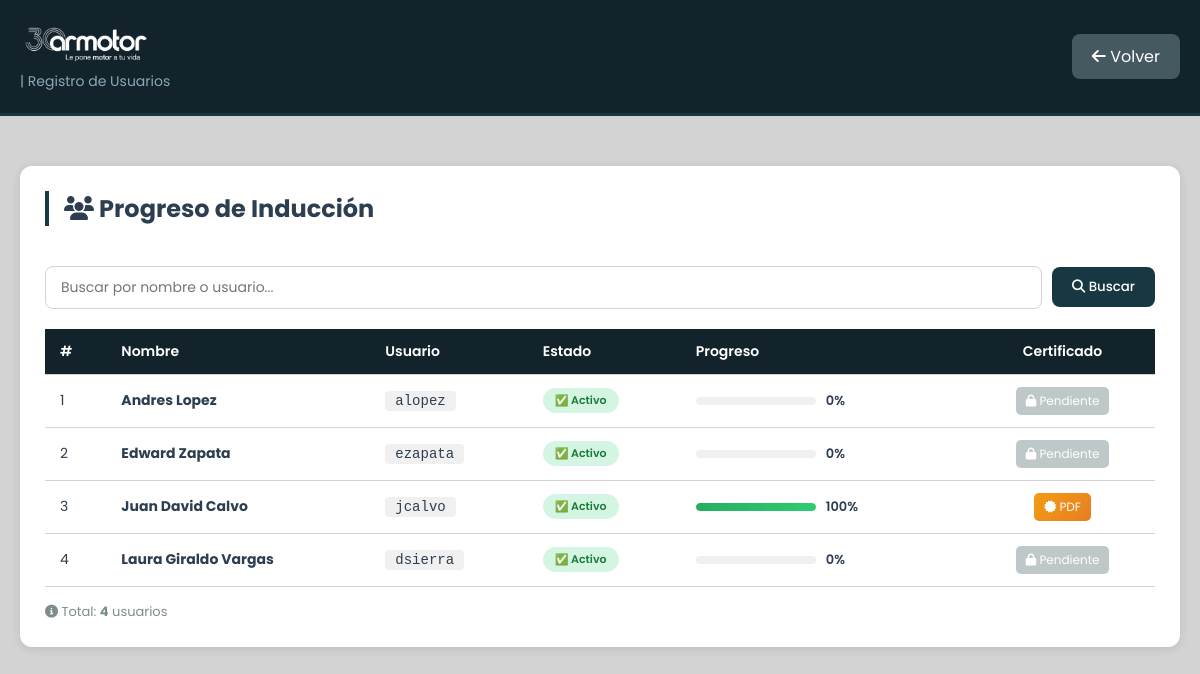
Page /admin/gestion_humana/regis_usuarios/index.php (signed in) on the committed database.
### tables this page shows
CREATE TABLE `usuarios` (
  `id` int NOT NULL AUTO_INCREMENT,
  `nombre_completo` varchar(150) NOT NULL,
  `usuario` varchar(50) NOT NULL,
  `email` varchar(100) DEFAULT NULL,
  `telefono` varchar(20) DEFAULT NULL COMMENT 'Número de celular',
  `perfil_usuario` varchar(100) DEFAULT NULL COMMENT 'Perfil del usuario (Ej: Asesor)',
  `cargo` varchar(100) DEFAULT NULL COMMENT 'Cargo del usuario (Ej: Asesor comercial)',
  `sede` varchar(100) DEFAULT NULL COMMENT 'Sede donde trabaja (Ej: Manizales)',
  `password` varchar(255) NOT NULL,
  `rol_id` int DEFAULT '3' COMMENT '1=admin, 2=supervisor, 3=usuario',
  `activo` tinyint DEFAULT '1',
  `fecha_registro` datetime DEFAULT CURRENT_TIMESTAMP,
  `ultimo_acceso` datetime DEFAULT NULL,
  PRIMARY KEY (`id`),
  UNIQUE KEY `usuario` (`usuario`),
  KEY `rol_id` (`rol_id`),
  CONSTRAINT `usuarios_ibfk_1` FOREIGN KEY (`rol_id`) REFERENCES `roles` (`id`) ON DELETE SET NULL
);

### admin/gestion_humana/regis_usuarios/index.php (the view, shortened to what this page needs)
<?php
require_once '../../../includes/auth_check.php';
function carpetaCompletadaRegistro($usuario_id, $carpeta_id) {
    global $pdo;
    $stmt = $pdo->prepare("
        SELECT
            COUNT(*) as total,
            SUM(CASE WHEN p.visto = 1 THEN 1 ELSE 0 END) as vistos
        FROM documentos_gestion_humana d
        LEFT JOIN progreso_gestion_humana p ON p.documento_id = d.id AND p.usuario_id = ?
        WHERE d.categoria_id = ? AND d.activo = 1
    ");
    $stmt->execute([$usuario_id, $carpeta_id]);
    $result = $stmt->fetch(PDO::FETCH_ASSOC);
    $total_docs = intval($result['total'] ?? 0);
    $vistos = intval($result['vistos'] ?? 0);
    $stmt = $pdo->prepare("
        SELECT completado FROM quiz_gestion_humana
        WHERE usuario_id = ? AND categoria_id = ? AND completado = 1
    ");
    $stmt->execute([$usuario_id, $carpeta_id]);
    $quiz_completado = $stmt->fetch() ? true : false;
    return $total_docs > 0 && $vistos == $total_docs && $quiz_completado;
}
function obtenerProgresoRegistro($usuario_id) {
    global $pdo;
    $total_areas = 0;
    $areas_completadas = 0;
    $detalle = [];
    $stmt = $pdo->prepare("SELECT id, nombre FROM categorias_gestion_humana WHERE tipo = 'area' AND activo = 1 ORDER BY orden ASC");
    $stmt->execute();
    $areas = $stmt->fetchAll(PDO::FETCH_ASSOC);
    foreach ($areas as $area) {
        $total_areas++;
        $area_completada = true;
        $carpetas_detalle = [];
        $stmt = $pdo->prepare("SELECT id, nombre FROM categorias_gestion_humana WHERE padre_id = ? AND tipo = 'carpeta' AND activo = 1 ORDER BY orden ASC");
        $stmt->execute([$area['id']]);
        $carpetas = $stmt->fetchAll(PDO::FETCH_ASSOC);
        foreach ($carpetas as $carpeta) {
            $completada = carpetaCompletadaRegistro($usuario_id, $carpeta['id']);
            $carpetas_detalle[] = [
                'nombre' => $carpeta['nombre'],
                'completada' => $completada
            ];
            if (!$completada) {
                $area_completada = false;
            }
        }
        if ($area_completada) {
            $areas_completadas++;
        }
        $detalle[] = [
            'nombre' => $area['nombre'],
            'completada' => $area_completada,
            'carpetas' => $carpetas_detalle
        ];
    }
    $porcentaje = $total_areas > 0 ? round(($areas_completadas / $total_areas) * 100) : 0;
    return [
        'total_areas' => $total_areas,
        'areas_completadas' => $areas_completadas,
        'porcentaje' => $porcentaje,
        'completada' => ($total_areas > 0 && $areas_completadas == $total_areas),
        'detalle' => $detalle
    ];
}
$sql = "SELECT u.id, u.nombre_completo, u.usuario, u.email, u.rol_id, u.activo, r.nombre as rol_nombre
        FROM usuarios u
        LEFT JOIN roles r ON u.rol_id = r.id
        WHERE u.rol_id != 1
        GROUP BY u.id
        ORDER BY u.nombre_completo ASC";
$usuarios = $pdo->query($sql)->fetchAll(PDO::FETCH_ASSOC);
foreach ($usuarios as $key => $usuario) {
    $progreso = obtenerProgresoRegistro($usuario['id']);
    $usuarios[$key]['porcentaje'] = $progreso['porcentaje'];
    $usuarios[$key]['completada'] = $progreso['completada'];
    $usuarios[$key]['areas_completadas'] = $progreso['areas_completadas'];
    $usuarios[$key]['total_areas'] = $progreso['total_areas'];
    $usuarios[$key]['detalle'] = $progreso['detalle'];
}
$no_usuarios = empty($usuarios);
$busqueda = isset($_GET['buscar']) ? trim($_GET['buscar']) : '';
?>
<!DOCTYPE html>
<html lang="es">
<head>
    <link rel="stylesheet" href="https://cdnjs.cloudflare.com/ajax/libs/font-awesome/6.5.1/css/all.min.css">
</head>
<body>
    <header class="header">
        <div class="container">
            <div class="logo">
                <img src="../../../uploads/logo/30-años-blanco.webp" alt="logo intranet" style="display: flex; width: 130px;">
                <span style="color: #8aa8b8; font-size: 14px;">| Registro de Usuarios</span>
            </div>
            <a href="../index.php" class="btn-volver">
                <i class="fas fa-arrow-left"></i> Volver
            </a>
        </div>
    </header>
    <div class="container">
        <div class="card">
            <div class="header-actions">
                <h2><i class="fas fa-users"></i> Progreso de Inducción</h2>
            </div>
            <div class="buscador-container">
                <form method="GET" action="">
                    <input type="text" name="buscar" placeholder="Buscar por nombre o usuario..." value="<?php echo htmlspecialchars($busqueda); ?>">
                    <button type="submit" class="btn-buscar">
                        <i class="fas fa-search"></i> Buscar
                    </button>
                </form>
            </div>
            <?php if ($no_usuarios): ?>
                <div class="empty-state">
                    <i class="fas fa-users-slash"></i>
                    <p>No hay usuarios registrados.</p>
                    <p style="font-size: 13px; margin-top: 5px;">Los usuarios aparecerán aquí cuando comiencen la inducción.</p>
                </div>
            <?php else: ?>
                <div class="table-responsive">
                    <table>
                        <thead>
                            <tr>
                                <th>#</th>
                                <th>Nombre</th>
                                <th>Usuario</th>
                                <th>Estado</th>
                                <th>Progreso</th>
                                <th class="text-center">Certificado</th>
                            </tr>
                        </thead>
                        <tbody>
                            <?php $contador = 1; foreach ($usuarios as $usuario): ?>
                                <tr>
                                    <td><?php echo $contador++; ?></td>
                                    <td>
                                        <strong><?php echo htmlspecialchars($usuario['nombre_completo']); ?></strong>
                                    </td>
                                    <td>
                                        <code style="background: #f0f0f0; padding: 2px 10px; border-radius: 4px; font-size: 14px;">
                                            <?php echo htmlspecialchars($usuario['usuario']); ?>
                                        </code>
                                    </td>
                                    <td class="td-min">
                                        <span class="badge <?php echo $usuario['activo'] ? 'badge-activo' : 'badge-inactivo'; ?>">
                                            <?php echo $usuario['activo'] ? '✅ Activo' : '❌ Inactivo'; ?>
                                        </span>
                                    </td>
                                    <td>
                                        <div style="display: flex; align-items: center; gap: 10px;">
                                            <div class="progress-bar-container">
                                                <div class="progress-bar <?php
                                                    echo $usuario['completada'] ? 'completed' :
                                                        ($usuario['porcentaje'] >= 50 ? 'medio' : 'bajo');
                                                ?>"
                                                style="width: <?php echo $usuario['porcentaje']; ?>%;">
                                                </div>
                                            </div>
                                            <span style="font-weight: 600; font-size: 13px; min-width: 40px;">
                                                <?php echo $usuario['porcentaje']; ?>%
                                            </span>
                                        </div>
                                    </td>
                                    <td class="text-center td-min">
                                        <?php if ($usuario['completada']): ?>
                                            <a href="ver_pdf.php?usuario_id=<?php echo $usuario['id']; ?>"
                                               target="_blank"
                                               class="btn-accion btn-certificado"
                                               title="Descargar certificado">
                                                <i class="fas fa-certificate"></i> PDF
                                            </a>
                                        <?php else: ?>
                                            <span class="btn-accion btn-disabled" title="Usuario no ha completado la inducción">
                                                <i class="fas fa-lock"></i> Pendiente
                                            </span>
                                        <?php endif; ?>
                                    </td>
                                </tr>
                            <?php endforeach; ?>
                        </tbody>
                    </table>
                </div>
                <div style="margin-top: 15px; color: #7f8c8d; font-size: 13px;">
                    <i class="fas fa-info-circle"></i>
                    Total: <strong><?php echo count($usuarios); ?></strong> usuarios
                </div>
            <?php endif; ?>
        </div>
    </div>
</body>
</html>

### admin/gestion_humana/regis_usuarios/index.php (style rules this page uses)
* { margin: 0; padding: 0; box-sizing: border-box; }
body { font-family: 'Poppins', sans-serif; background: #d3d3d3; color: #2c3e50; }
.container { max-width: 1400px; margin: 0 auto; padding: 20px; }
.header { background: #12232b; margin-bottom: 30px; border-bottom: 3px solid #173742; }
.header .container { display: flex; justify-content: space-between; align-items: center; }
.logo span { color: #445960; }
.btn-volver { background: #445960; color: white; padding: 10px 20px; text-decoration: none; border-radius: 8px; transition: all 0.3s ease; }
.card { background: white; border-radius: 12px; padding: 25px; margin-bottom: 30px; box-shadow: 0 2px 10px rgba(0,0,0,0.1); }
.card h2 { margin-bottom: 20px; border-left: 4px solid #173742; padding-left: 15px; }
.header-actions { display: flex; justify-content: space-between; align-items: center; margin-bottom: 20px; flex-wrap: wrap; gap: 10px; }
.buscador-container { display: flex; gap: 10px; align-items: center; margin-bottom: 20px; flex-wrap: wrap; }
.buscador-container form { display: flex; gap: 10px; align-items: center; flex: 1; flex-wrap: wrap; }
.buscador-container input[type="text"] { flex: 1; min-width: 200px; padding: 10px 15px; border: 1px solid #d3d3d3; border-radius: 8px; font-family: 'Poppins', sans-serif; font-size: 14px; transition: border-color 0.3s; }
.btn-buscar { background: #173742; color: white; padding: 10px 20px; border: none; border-radius: 8px; cursor: pointer; font-family: 'Poppins', sans-serif; font-weight: 500; transition: all 0.3s ease; }
.table-responsive { overflow-x: auto; }
table { width: 100%; border-collapse: collapse; font-size: 14px; }
th, td { padding: 12px 15px; text-align: left; border-bottom: 1px solid #d3d3d3; }
th { background: #12232b; color: white; font-weight: 600; white-space: nowrap; }
.badge { padding: 4px 12px; border-radius: 20px; font-size: 11px; font-weight: 600; display: inline-block; white-space: nowrap; }
.badge-activo { background: #d5f5e3; color: #1a7a3a; }
.progress-bar-container { width: 120px; height: 8px; background: #f0f0f0; border-radius: 4px; overflow: hidden; display: inline-block; vertical-align: middle; }
.progress-bar { height: 100%; border-radius: 4px; transition: width 0.5s ease; }
.progress-bar.completed { background: linear-gradient(90deg, #27ae60, #2ecc71); }
.btn-accion { padding: 5px 10px; margin: 0 2px; text-decoration: none; border-radius: 5px; font-size: 12px; display: inline-block; transition: all 0.3s ease; }
.btn-certificado { background: linear-gradient(135deg, #f39c12, #e67e22); color: white; }
.btn-disabled { background: #95a5a6; color: white; cursor: not-allowed; opacity: 0.6; }
.td-min { white-space: nowrap; }
.text-center { text-align: center; }

### rows in the picture
usuarios: nombre_completo "Andres Lopez", usuario "alopez", activo "✅ Activo", porcentaje "0", shows "Pendiente"
usuarios: nombre_completo "Edward Zapata", usuario "ezapata", activo "✅ Activo", porcentaje "0", shows "Pendiente"
usuarios: nombre_completo "Juan David Calvo", usuario "jcalvo", activo "✅ Activo", porcentaje "100"
usuarios: nombre_completo "Laura Giraldo Vargas", usuario "dsierra", activo "✅ Activo", porcentaje "0", shows "Pendiente"

### other values in the picture
count($usuarios) "4"
